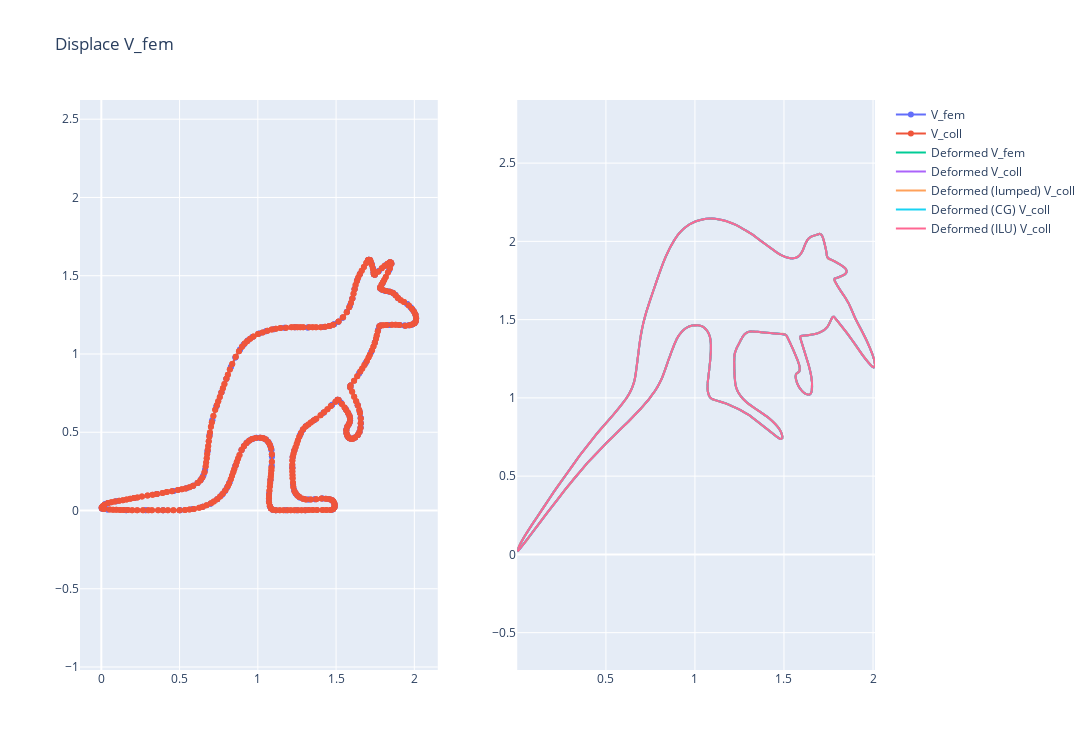

The code cell stored with this chart in its notebook:
### Code cell
X_coll = V_coll + W @ U_fem
X_coll_lumped = V_coll + W_lumped @ U_fem
X_coll_CG = V_coll + W_CG @ U_fem
X_coll_spilu = V_coll + W_spilu @ U_fem
X_fem = V_fem + U_fem

fig = make_subplots(rows=1, cols=2)

fig.add_trace(MeshTrace(V_fem, E_fem, name="V_fem"), row=1, col=1)
fig.add_trace(MeshTrace(V_coll, E_coll, name="V_coll"), row=1, col=1)
fig.add_trace(MeshTrace(X_fem, E_fem,  mode="lines", name="Deformed V_fem"), row=1, col=2)
fig.add_trace(MeshTrace(X_coll, E_coll,  mode="lines", name="Deformed V_coll"), row=1, col=2)
fig.add_trace(MeshTrace(X_coll_lumped, E_coll,  mode="lines", name="Deformed (lumped) V_coll"), row=1, col=2)
fig.add_trace(MeshTrace(X_coll_CG, E_coll,  mode="lines", name="Deformed (CG) V_coll"), row=1, col=2)
fig.add_trace(MeshTrace(X_coll_spilu, E_coll,  mode="lines", name="Deformed (ILU) V_coll"), row=1, col=2)

fig.update_layout(width=1500, height=750, title="Displace V_fem")
fig.update_yaxes(scaleanchor="x", scaleratio=1)

### Figure 1 — Plotly figure (JSON) as saved in the notebook; plotly's stock layout.template omitted (floating-point values rounded to 4 significant figures; data arrays with more than 128 entries replaced by an {"elided": "..."} marker saying what was removed)
{"data": [{"mode": "markers+lines", "name": "V_fem", "type": "scatter", "x": {"elided": "528 float values"}, "xaxis": "x", "y": {"elided": "528 float values"}, "yaxis": "y"}, {"mode": "markers+lines", "name": "V_coll", "type": "scatter", "x": {"elided": "942 float values"}, "xaxis": "x", "y": {"elided": "942 float values"}, "yaxis": "y"}, {"mode": "lines", "name": "Deformed V_fem", "type": "scatter", "x": {"elided": "528 float values"}, "xaxis": "x2", "y": {"elided": "528 float values"}, "yaxis": "y2"}, {"mode": "lines", "name": "Deformed V_coll", "type": "scatter", "x": {"elided": "942 float values"}, "xaxis": "x2", "y": {"elided": "942 float values"}, "yaxis": "y2"}, {"mode": "lines", "name": "Deformed (lumped) V_coll", "type": "scatter", "x": {"elided": "942 float values"}, "xaxis": "x2", "y": {"elided": "942 float values"}, "yaxis": "y2"}, {"mode": "lines", "name": "Deformed (CG) V_coll", "type": "scatter", "x": {"elided": "942 float values"}, "xaxis": "x2", "y": {"elided": "942 float values"}, "yaxis": "y2"}, {"mode": "lines", "name": "Deformed (ILU) V_coll", "type": "scatter", "x": {"elided": "942 float values"}, "xaxis": "x2", "y": {"elided": "942 float values"}, "yaxis": "y2"}], "layout": {"height": 750, "title": {"text": "Displace V_fem"}, "width": 1500, "xaxis": {"anchor": "y", "domain": [0, 0.45]}, "xaxis2": {"anchor": "y2", "domain": [0.55, 1]}, "yaxis": {"anchor": "x", "domain": [0, 1], "scaleanchor": "x", "scaleratio": 1}, "yaxis2": {"anchor": "x2", "domain": [0, 1], "scaleanchor": "x", "scaleratio": 1}}}
